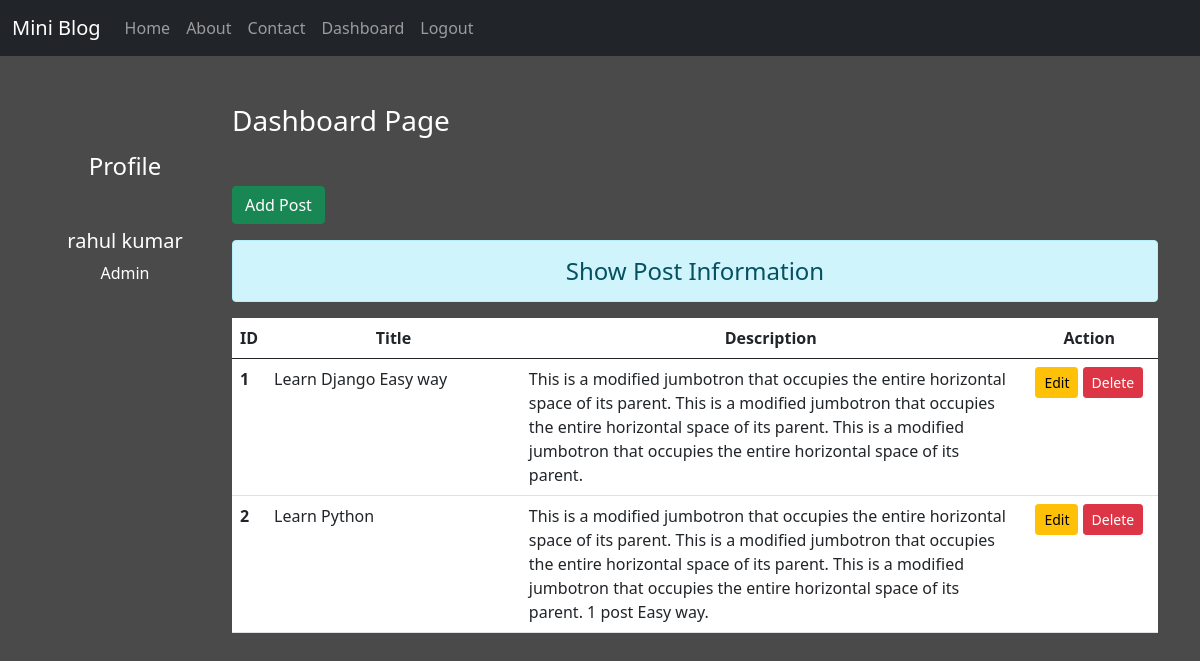
The page /dashboard/ (signed in) on the database its author committed.
### blog/models.py (models this page shows)
class Post(models.Model):
    title = models.CharField(max_length=150)
    desc = models.TextField()

### blog/views.py (the view)
# urls.py: path('dashboard/', views.dashboard, name='dashboard'),
def dashboard(request):
    if request.user.is_authenticated:
        posts = Post.objects.all()
        user = request.user
        full_name = user.get_full_name()
        gps = user.groups.all()
        return render(request, 'blog/dashboard.html', {'posts':posts, 'full_name':full_name, 'groups':gps})
    else:
        return HttpResponseRedirect('/login/')

### blog/templates/blog/dashboard.html (shortened to what this page needs)
{% extends 'blog/base.html' %}
{% load static %}
{% block side %}
            <div class="col-sm-2 text-white my-5 text-center">
                <h4 class="my-5">Profile</h4>
                <h5>{{full_name}}</h5>
                    {% for group in groups %}
                        <p>{{group.name}}</p>
                    {% endfor %}
            </div>
{% endblock side %}
{% block content %}
<div class="col-sm-10">
    <h3 class="text-white my-5">Dashboard Page</h3>
    <a href="{% url 'addpost' %}" class="btn btn-success">Add Post</a>
    <h4 class="text-center alert alert-info mt-3">Show Post Information</h4>
    {% if posts %}
        <table class="table table-hover bg-white">
            <thead>
                <tr class="text-center">
                    <th scope="col" style="width: 2%">ID</th>
                    <th scope="col" style="width: 28%">Title</th>
                    <th scope="col" style="width: 55%">Description</th>
                    <th scope="col" style="width: 15%">Action</th>
                </tr>
            </thead>
            <tbody>
                {% for post in posts %}
                <tr>
                    <th scope="row">{{post.id}}</th>
                    <td>{{post.title}}</td>
                    <td>{{post.desc}}</td>
                    <td class="text-center">
                        <a href="{% url 'updatepost' post.id %}" class="btn btn-warning btn-sm">Edit</a>
                        {% if perms.blog.delete_post %}
                        <form action="{% url 'deletepost' post.id %}" method="POST" class="d-inline">
                            <input type="submit" class="btn btn-danger btn-sm" value="Delete" name="" id="">
                        </form>
                        {% endif %}
                    </td>
                </tr>
                {% endfor %}
            </tbody>
        </table>
        {% else %}
            <h4 class="text-center alert alert-warning">No Records</h4>
    {% endif %}
</div>
{% endblock content %}

### blog/templates/blog/base.html (shortened to what this page needs)
<!DOCTYPE html>
{% load static %}
<html lang="en">
<head>
    <link rel="stylesheet" href="{% static 'blog/css/bootstrap.css' %}">
    <link rel="stylesheet" href="{% static 'blog/css/style.css' %}">
</head>
<body>
    <div class="container-fluid bg-dark">
        {% include 'blog/navbar.html' %}
    </div>
    <div class="container">
        <div class="row">
            {% block side %}
            {% endblock side %}
            {% block content %}
            {% endblock content %}
        </div>
    </div>
</body>
</html>

### blog/templates/blog/navbar.html (shortened to what this page needs)
<nav class="navbar navbar-expand-lg navbar-dark bg-dark">
    <a class="navbar-brand" href="#">Mini Blog</a>
    <div class="collapse navbar-collapse" id="navbarNav">
      <ul class="navbar-nav">
        <li class="nav-item active">
          <a class="nav-link" href="/">Home<a>
        </li>
        <li class="nav-item">
          <a class="nav-link" href="{% url 'about' %}">About</a>
        </li>
        <li class="nav-item">
          <a class="nav-link" href="{% url 'contact' %}">Contact</a>
        </li>
        {% if request.user.is_authenticated %}
        <li class="nav-item">
            <a class="nav-link" href="{% url 'dashboard' %}">Dashboard</a>
        </li>
        <li class="nav-item">
            <a class="nav-link" href="{% url 'logout' %}">Logout</a>
        </li>
        {% endif %}
      </ul>
    </div>
  </nav>

### blog/static/blog/css/style.css (style rules this page uses)
body { background-color: rgb(75, 74 ,74); color: antiquewhite; }

### rows shown on the page
Post: id "1", title "Learn Django Easy way", desc "This is a modified jumbotron that occupies the entire horizontal space of its parent. This is a modified jumbotron that occupies the entire horizontal space of its parent. This is a modified jumbotron that occupies the entire horizontal space of its parent."
Post: id "2", title "Learn Python", desc "This is a modified jumbotron that occupies the entire horizontal space of its parent. This is a modified jumbotron that occupies the entire horizontal space of its parent. This is a modified jumbotron that occupies the entire horizontal space of its parent. 1 post Easy way."

### other values the page prints
{{ full_name }} "rahul kumar"
{{ group.name }} "Admin"
